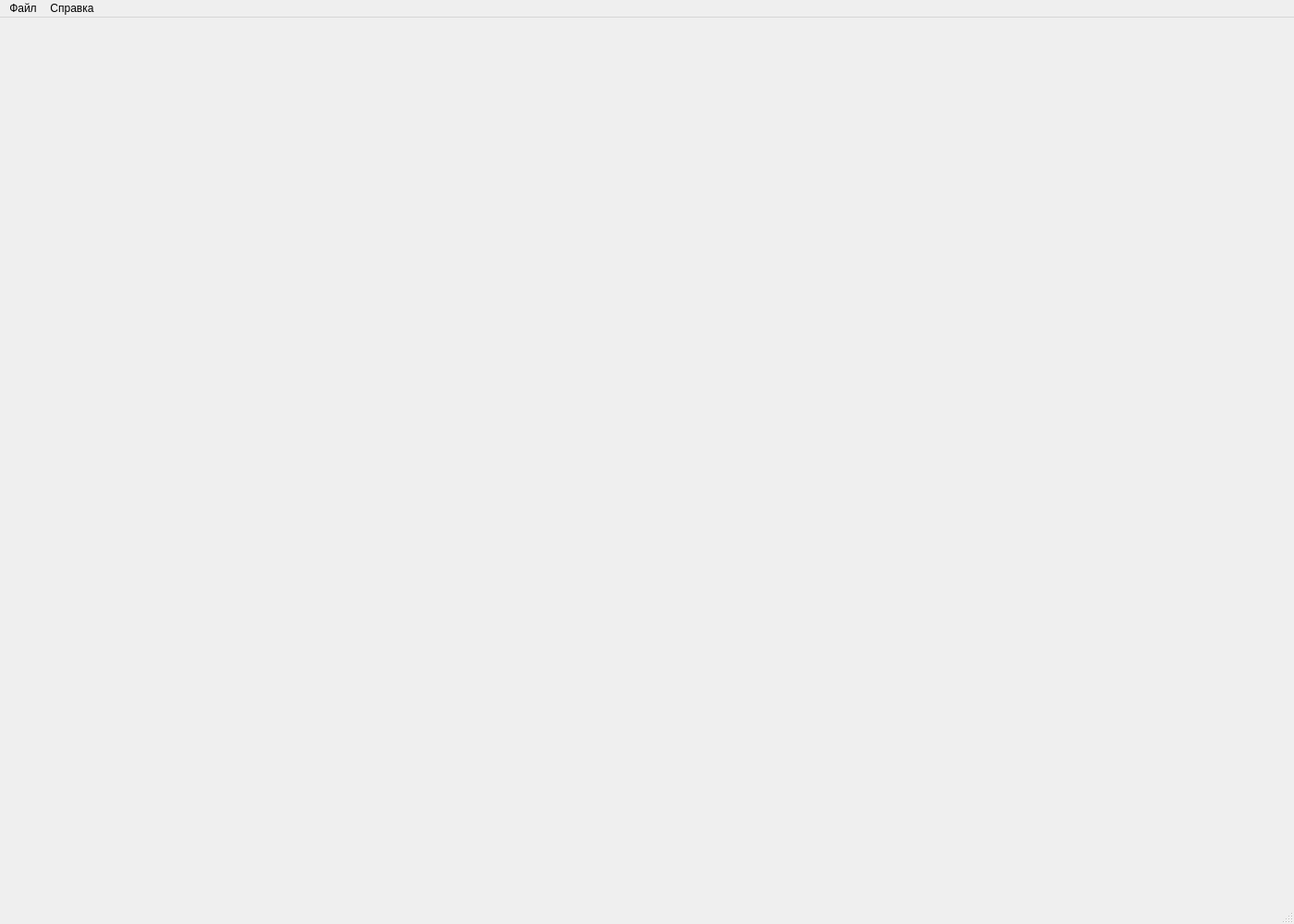
<?xml version="1.0" encoding="UTF-8"?>
<ui version="4.0">
 <class>main_window</class>
 <widget class="QMainWindow" name="main_window">
  <property name="geometry">
   <rect>
    <x>0</x>
    <y>0</y>
    <width>1400</width>
    <height>1000</height>
   </rect>
  </property>
  <property name="minimumSize">
   <size>
    <width>800</width>
    <height>600</height>
   </size>
  </property>
  <property name="windowTitle">
   <string>DB Manager</string>
  </property>
  <property name="autoFillBackground">
   <bool>true</bool>
  </property>
  <widget class="QWidget" name="centralwidget"/>
  <widget class="QStatusBar" name="statusbar"/>
  <widget class="QMenuBar" name="menubar">
   <property name="geometry">
    <rect>
     <x>0</x>
     <y>0</y>
     <width>1400</width>
     <height>26</height>
    </rect>
   </property>
   <widget class="QMenu" name="file_menu">
    <property name="title">
     <string>Файл</string>
    </property>
    <addaction name="connect_action"/>
    <addaction name="separator"/>
   </widget>
   <widget class="QMenu" name="help_menu">
    <property name="title">
     <string>Справка</string>
    </property>
    <addaction name="about_action"/>
   </widget>
   <addaction name="file_menu"/>
   <addaction name="help_menu"/>
  </widget>
  <action name="connect_action">
   <property name="text">
    <string>Подключиться к базе данных</string>
   </property>
   <property name="statusTip">
    <string>Выполнить подключение к серверу базы данных</string>
   </property>
   <property name="shortcut">
    <string>Ctrl+N</string>
   </property>
  </action>
  <action name="save_all">
   <property name="enabled">
    <bool>false</bool>
   </property>
   <property name="text">
    <string>Сохранить всё</string>
   </property>
   <property name="shortcut">
    <string>Ctrl+S</string>
   </property>
  </action>
  <action name="about_action">
   <property name="text">
    <string>О программе...</string>
   </property>
   <property name="statusTip">
    <string>Показать информацию о программе</string>
   </property>
  </action>
 </widget>
 <resources/>
 <connections>
  <connection>
   <sender>connect_action</sender>
   <signal>triggered()</signal>
   <receiver>main_window</receiver>
   <slot>connect_db()</slot>
   <hints>
    <hint type="sourcelabel">
     <x>-1</x>
     <y>-1</y>
    </hint>
    <hint type="destinationlabel">
     <x>699</x>
     <y>499</y>
    </hint>
   </hints>
  </connection>
 </connections>
 <slots>
  <slot>connect_db()</slot>
 </slots>
</ui>
